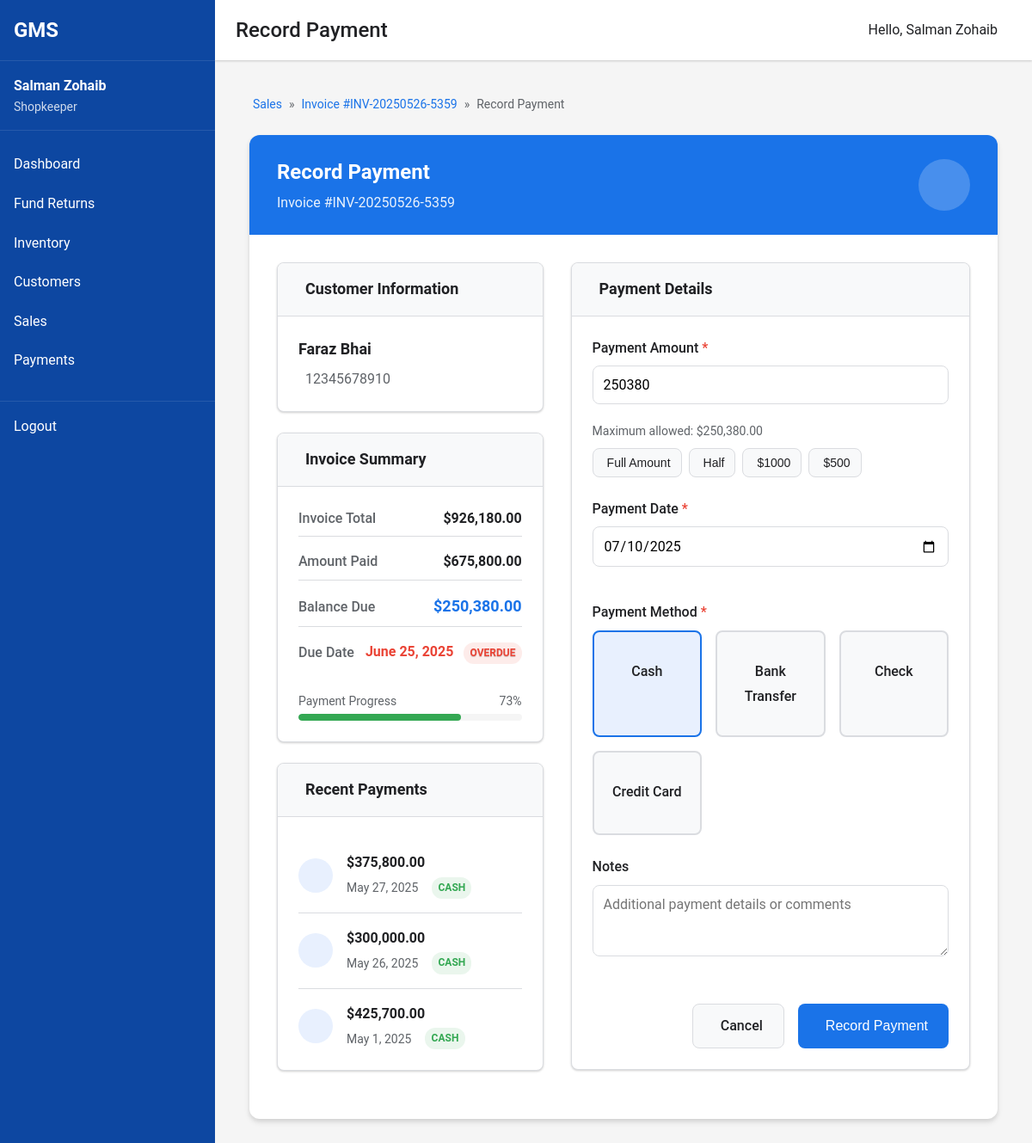
Page /shopkeeper/add-payment.php?sale_id=12 (signed in) on the committed database.
### tables this page shows
CREATE TABLE `sales` (
  `id` int(11) NOT NULL,
  `invoice_number` varchar(50) NOT NULL,
  `customer_id` int(11) NOT NULL,
  `sale_date` date NOT NULL,
  `total_amount` decimal(10,2) NOT NULL,
  `discount_amount` decimal(10,2) DEFAULT 0.00,
  `tax_amount` decimal(10,2) DEFAULT 0.00,
  `shipping_cost` decimal(10,2) DEFAULT 0.00,
  `net_amount` decimal(10,2) NOT NULL,
  `payment_status` enum('unpaid','partial','paid') DEFAULT 'unpaid',
  `payment_due_date` date DEFAULT NULL,
  `notes` text DEFAULT NULL,
  `created_by` int(11) NOT NULL,
  `created_at` timestamp NULL DEFAULT current_timestamp(),
  `updated_at` timestamp NULL DEFAULT current_timestamp() ON UPDATE current_timestamp()
);

CREATE TABLE `customers` (
  `id` int(11) NOT NULL,
  `name` varchar(100) NOT NULL,
  `contact_person` varchar(100) DEFAULT NULL,
  `phone` varchar(20) DEFAULT NULL,
  `email` varchar(100) DEFAULT NULL,
  `address` text DEFAULT NULL,
  `created_by` int(11) NOT NULL,
  `created_at` timestamp NULL DEFAULT current_timestamp(),
  `updated_at` timestamp NULL DEFAULT current_timestamp() ON UPDATE current_timestamp()
);

CREATE TABLE `payments` (
  `id` int(11) NOT NULL,
  `sale_id` int(11) NOT NULL,
  `amount` decimal(10,2) NOT NULL,
  `payment_date` date NOT NULL,
  `payment_method` enum('cash','bank_transfer','check','other') NOT NULL,
  `reference_number` varchar(50) DEFAULT NULL,
  `notes` text DEFAULT NULL,
  `recorded_by` int(11) NOT NULL,
  `created_at` timestamp NULL DEFAULT current_timestamp()
);

### shopkeeper/add-payment.php (the view, shortened to what this page needs)
<?php
include_once '../includes/header.php';
$database = new Database();
$db = $database->getConnection();
$sale_id = $_GET['sale_id'];
try {
    $query = "SELECT s.*, c.name as customer_name, c.phone, c.email
              FROM sales s
              JOIN customers c ON s.customer_id = c.id
              WHERE s.id = ?";
    $stmt = $db->prepare($query);
    $stmt->bindParam(1, $sale_id);
    $stmt->execute();
    $sale = $stmt->fetch(PDO::FETCH_ASSOC);
    $payments_query = "SELECT COALESCE(SUM(amount), 0) as total_paid FROM payments WHERE sale_id = ?";
    $payments_stmt = $db->prepare($payments_query);
    $payments_stmt->bindParam(1, $sale_id);
    $payments_stmt->execute();
    $total_paid = $payments_stmt->fetch(PDO::FETCH_ASSOC)['total_paid'];
    $balance = $sale['net_amount'] - $total_paid;
    $recent_payments_query = "SELECT p.payment_method, p.amount, p.payment_date
                             FROM payments p
                             JOIN sales s ON p.sale_id = s.id
                             WHERE s.customer_id = ?
                             ORDER BY p.payment_date DESC
                             LIMIT 3";
    $recent_payments_stmt = $db->prepare($recent_payments_query);
    $recent_payments_stmt->bindParam(1, $sale['customer_id']);
    $recent_payments_stmt->execute();
    $recent_payments = $recent_payments_stmt->fetchAll(PDO::FETCH_ASSOC);
} catch(PDOException $e) {
    $_SESSION['error_message'] = "Database error: " . $e->getMessage();
    header('Location: sales.php');
    exit;
}
?>
<div class="page-container">
    <div class="breadcrumb">
        <a href="sales.php"><i class="fas fa-file-invoice-dollar"></i> Sales</a> &raquo;
        <a href="view-sale.php?id=<?php echo $sale_id; ?>">Invoice #<?php echo htmlspecialchars($sale['invoice_number']); ?></a> &raquo;
        <span>Record Payment</span>
    </div>
    <div class="payment-container">
        <div class="payment-header">
            <div class="header-content">
                <h1>Record Payment</h1>
                <p class="subtitle">Invoice #<?php echo htmlspecialchars($sale['invoice_number']); ?></p>
            </div>
            <div class="header-icon">
            </div>
        </div>
        <div class="payment-content">
            <div class="payment-info">
                <div class="info-card customer-info">
                    <div class="card-header">
                        <h2><i class="fas fa-user"></i> Customer Information</h2>
                    </div>
                    <div class="card-body">
                        <div class="customer-details">
                            <div class="customer-name"><?php echo htmlspecialchars($sale['customer_name']); ?></div>
                            <?php if(!empty($sale['phone'])): ?>
                                <div class="customer-contact"><i class="fas fa-phone"></i> <?php echo htmlspecialchars($sale['phone']); ?></div>
                            <?php endif; ?>
                        </div>
                    </div>
                </div>
                <div class="info-card payment-summary">
                    <div class="card-header">
                        <h2><i class="fas fa-file-invoice-dollar"></i> Invoice Summary</h2>
                    </div>
                    <div class="card-body">
                        <div class="summary-grid">
                            <div class="summary-item">
                                <div class="label">Invoice Total</div>
                                <div class="value">$<?php echo number_format($sale['net_amount'], 2); ?></div>
                            </div>
                            <div class="summary-item">
                                <div class="label">Amount Paid</div>
                                <div class="value">$<?php echo number_format($total_paid, 2); ?></div>
                            </div>
                            <div class="summary-item">
                                <div class="label">Balance Due</div>
                                <div class="value balance-value">$<?php echo number_format($balance, 2); ?></div>
                            </div>
                            <div class="summary-item">
                                <div class="label">Due Date</div>
                                <div class="value <?php echo (strtotime($sale['payment_due_date']) < time()) ? 'overdue' : ''; ?>">
                                    <?php echo date('F j, Y', strtotime($sale['payment_due_date'])); ?>
                                    <?php if(strtotime($sale['payment_due_date']) < time()): ?>
                                        <span class="status-badge status-overdue">Overdue</span>
                                    <?php endif; ?>
                                </div>
                            </div>
                        </div>
                        <div class="payment-progress">
                            <div class="progress-label">
                                <span>Payment Progress</span>
                                <span><?php echo round(($total_paid / $sale['net_amount']) * 100); ?>%</span>
                            </div>
                            <div class="progress-bar">
                                <div class="progress-fill" style="width: <?php echo ($total_paid / $sale['net_amount']) * 100; ?>%"></div>
                            </div>
                        </div>
                    </div>
                </div>
                <?php if(count($recent_payments) > 0): ?>
                <div class="info-card recent-payments">
                    <div class="card-header">
                        <h2><i class="fas fa-history"></i> Recent Payments</h2>
                    </div>
                    <div class="card-body">
                        <ul class="payment-history">
                            <?php foreach($recent_payments as $payment): ?>
                            <li>
                                <div class="payment-icon">
                                </div>
                                <div class="payment-details">
                                    <div class="payment-amount">$<?php echo number_format($payment['amount'], 2); ?></div>
                                    <div class="payment-meta">
                                        <span class="payment-date"><?php echo date('M j, Y', strtotime($payment['payment_date'])); ?></span>
                                        <span class="payment-method">
                                            <span class="method-badge method-<?php echo strtolower(str_replace('_', '-', $payment['payment_method'])); ?>">
                                                <?php echo ucfirst(str_replace('_', ' ', $payment['payment_method'])); ?>
                                            </span>
                                        </span>
                                    </div>
                                </div>
                            </li>
                            <?php endforeach; ?>
                        </ul>
                    </div>
                </div>
                <?php endif; ?>
            </div>
            <div class="payment-form-container">
                <div class="info-card payment-form-card">
                    <div class="card-header">
                        <h2><i class="fas fa-credit-card"></i> Payment Details</h2>
                    </div>
                    <div class="card-body">
                        <form id="paymentForm" action="../api/save-payment.php" method="post">
                            <div class="form-group">
                                <label for="amount">Payment Amount <span class="required">*</span></label>
                                <div class="input-with-icon">
                                    <input type="number" id="amount" name="amount" step="0.01" min="0.01" max="<?php echo $balance; ?>" value="<?php echo $balance; ?>" required>
                                </div>
                                <div class="form-text">Maximum allowed: $<?php echo number_format($balance, 2); ?></div>
                                <div class="quick-amount-buttons">
                                    <button type="button" class="quick-amount" data-amount="<?php echo $balance; ?>">
                                        <i class="fas fa-money-bill-wave"></i> Full Amount
                                    </button>
                                    <button type="button" class="quick-amount" data-amount="<?php echo round($balance / 2, 2); ?>">
                                        <i class="fas fa-cut"></i> Half
                                    </button>
                                    <button type="button" class="quick-amount" data-amount="1000">
                                        <i class="fas fa-dollar-sign"></i> $1000
                                    </button>
                                    <button type="button" class="quick-amount" data-amount="500">
                                        <i class="fas fa-dollar-sign"></i> $500
                                    </button>
                                </div>
                            </div>
                            <div class="form-group">
                                <label for="payment_date">Payment Date <span class="required">*</span></label>
                                <div class="input-with-icon">
                                    <input type="date" id="payment_date" name="payment_date" value="<?php echo date('Y-m-d'); ?>" required>
                                </div>
                            </div>
                            <div class="form-group">
                                <label>Payment Method <span class="required">*</span></label>
                                <div class="method-selector">
                                    <div class="method-option">
                                        <label for="method_cash" class="method-label">
                                            <span>Cash</span>
                                        </label>
                                    </div>
                                    <div class="method-option">
                                        <label for="method_bank_transfer" class="method-label">
                                            <span>Bank Transfer</span>
                                        </label>
                                    </div>
                                    <div class="method-option">
                                        <label for="method_check" class="method-label">
                                            <span>Check</span>
                                        </label>
                                    </div>
                                    <div class="method-option">
                                        <label for="method_credit_card" class="method-label">
                                            <span>Credit Card</span>
                                        </label>
                                    </div>
                                </div>
                            </div>
                            <div class="form-group">
                                <label for="notes">Notes</label>
                                <textarea id="notes" name="notes" rows="3" placeholder="Additional payment details or comments"></textarea>
                            </div>
                            <div class="form-actions">
                                <a href="view-sale.php?id=<?php echo $sale_id; ?>" class="btn btn-secondary">
                                    <i class="fas fa-times"></i> Cancel
                                </a>
                                <button type="submit" class="btn btn-primary" id="recordPaymentBtn">
                                    <i class="fas fa-check-circle"></i> Record Payment
                                </button>
                            </div>
                        </form>
                    </div>
                </div>
            </div>
        </div>
    </div>
</div>

### assets/css/style.css (style rules this page uses)
:root { --primary: #1a73e8; --primary-dark: #0d47a1; --secondary: #5f6368; --accent: #fbbc04; --success: #34a853; --warning: #fbbc04; --error: #ea4335; --background: #ffffff; --surface: #f8f9fa; --border: #dadce0; --text-primary: #202124; --text-secondary: #5f6368; --font-family: 'Roboto', 'Segoe UI', Arial, sans-serif; --font-size-sm: 0.875rem; --font-size-md: 1rem; --font-size-lg: 1.25rem; --font-size-xl: 1.5rem; --spacing-xs: 0.25rem; --spacing-sm: 0.5rem; --spacing-md: 1rem; --spacing-lg: 1.5rem; --spacing-xl: 2rem; --border-radius-sm: 0.25rem; --border-radius-md: 0.5rem; --border-radius-lg: 1rem; --shadow-sm: 0 1px 3px rgba(0,0,0,0.12), 0 1px 2px rgba(0,0,0,0.24); --shadow-md: 0 3px 6px rgba(0,0,0,0.16), 0 3px 6px rgba(0,0,0,0.23); --shadow-lg: 0 10px 20px rgba(0,0,0,0.19), 0 6px 6px rgba(0,0,0,0.23); }
* { margin: 0; padding: 0; box-sizing: border-box; }
body { font-family: var(--font-family); font-size: var(--font-size-md); color: var(--text-primary); background-color: var(--surface); line-height: 1.6; }
a { color: var(--primary); text-decoration: none; }
button, .button { display: inline-block; background-color: var(--primary); color: white; border: none; padding: var(--spacing-sm) var(--spacing-lg); border-radius: var(--border-radius-sm); cursor: pointer; font-size: var(--font-size-md); font-weight: 500; transition: background-color 0.3s ease; }
input, select, textarea { width: 100%; padding: var(--spacing-sm); margin-bottom: var(--spacing-md); border: 1px solid var(--border); border-radius: var(--border-radius-sm); font-family: var(--font-family); font-size: var(--font-size-md); }
.form-group { margin-bottom: var(--spacing-lg); }
.form-group label { display: block; margin-bottom: var(--spacing-xs); font-weight: 500; }

### assets/css/dashboard.css (style rules this page uses)
.card-header { display: flex; justify-content: space-between; align-items: center; padding: var(--spacing-md); border-bottom: 1px solid var(--border); }
.card-header h2 { font-size: var(--font-size-lg); font-weight: 500; margin: 0; }
.status-badge { display: inline-block; padding: 2px 8px; border-radius: 12px; font-size: var(--font-size-sm); font-weight: 500; }
.status-overdue { background-color: rgba(234, 67, 53, 0.1); color: var(--error); }
.form-actions { display: flex; justify-content: flex-end; gap: var(--spacing-md); margin-top: var(--spacing-lg); }
.status-badge { display: inline-block; padding: 0.25rem 0.5rem; border-radius: 1rem; font-size: var(--font-size-sm, 0.875rem); font-weight: 500; color: white; text-shadow: 0 1px 1px rgba(0, 0, 0, 0.2); }

### rows in the picture
sales: invoice_number "INV-20250526-5359", customer.name "Faraz Bhai", customer.phone "12345678910", net_amount "926,180.00", payment_due_date "June 25, 2025"
payments: amount "375,800.00", payment_date "May 27, 2025", payment_method "CASH"
payments: amount "300,000.00", payment_date "May 26, 2025", payment_method "CASH"
payments: amount "425,700.00", payment_date "May 1, 2025", payment_method "CASH"

### other values in the picture
$_SESSION['full_name'] "Salman Zohaib"
$_SESSION['role'] "Shopkeeper"
$page_title "Record Payment"
$total_paid "675,800.00"
$balance "250,380.00"
